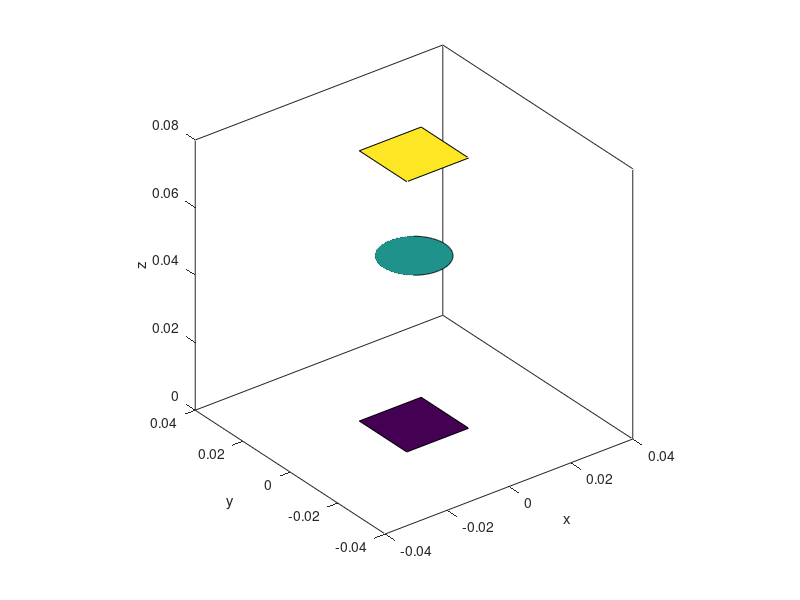

Write MATLAB code to recreate this figure.
close all
clear
clc
%% Set parameters
focus_length = 2e-2;
wave_length = 1e-14;
lens2source = 5e-2;
target2lens = 3e-2; 
lens_radius = 1e-2;

source_distribution = {zeros(512,512),2e-2/512};
% source_distribution = {(1:512)'*(1:512),2e-2/512};
target_position = [0,0];
%% Plot the lens
THETA = 0:0.01:2*pi;
X = lens_radius*cos(THETA);
Y = lens_radius*sin(THETA);
Z = 0*X + lens2source;
C = X*0 + 0.5;
fill3(X,Y,Z,C)
axis equal
xlabel('x')
ylabel('y')
zlabel('z')
% Plot the source plane
hold on
sp_sz = size(source_distribution{1});
res = source_distribution{2};
X = [sp_sz(2)/2*res, sp_sz(2)/2*res, -sp_sz(2)/2*res, -sp_sz(2)/2*res, sp_sz(2)/2*res];
Y = [sp_sz(1)/2*res, -sp_sz(1)/2*res, -sp_sz(1)/2*res, sp_sz(1)/2*res, sp_sz(1)/2*res];
Z = 0*X;
C = X*0 + 0.3;
fill3(X,Y,Z,C)
% Plot the target plane
hold on
sp_sz = size(source_distribution{1});
res = source_distribution{2};
X = [sp_sz(2)/2*res, sp_sz(2)/2*res, -sp_sz(2)/2*res, -sp_sz(2)/2*res, sp_sz(2)/2*res];
Y = [sp_sz(1)/2*res, -sp_sz(1)/2*res, -sp_sz(1)/2*res, sp_sz(1)/2*res, sp_sz(1)/2*res];
Z = 0*X + lens2source + target2lens;
C = X*0 + 0.7;
fill3(X,Y,Z,C)
%% Checkings
% check the shape of the inputs
sz_source_distribution = size(source_distribution{1});
assert(length(sz_source_distribution)==2,'The shape of source_distribution is not correct!')
sz_focus_length = size(focus_length);
assert(sz_focus_length(1)==1 && sz_focus_length(2)==1 && length(sz_focus_length)==2,'The shape of focus_length is not correct!')
sz_wave_length = size(wave_length);
assert(sz_wave_length(1)==1 && sz_wave_length(2)==1 && length(sz_wave_length)==2,'The shape of wave_length is not correct!')
sz_lens2source = size(lens2source);
assert(sz_lens2source(1)==1 && sz_lens2source(2)==1 && length(sz_lens2source)==2,'The shape of lens2source is not correct!')
sz_target2lens = size(target2lens);
assert(sz_target2lens(1)==1 && sz_target2lens(2)==1 && length(sz_target2lens)==2,'The shape of target2lens is not correct!')
sz_lens_radius = size(lens_radius);
assert(sz_lens_radius(1)==1 && sz_lens_radius(2)==1 && length(sz_lens_radius)==2,'The shape of lens_radius is not correct!')
sz_target_position = size(target_position);
assert(sz_target_position(1)==1 && sz_target_position(2)==2 && length(sz_focus_length)==2,'The shape of target_position is not correct!')
% check to ensure the values are in range
% assert(mod(sz_source_distribution(1),2)==0,mod(sz_source_distribution(2),2)==0,'Each side of the source plain should not contain odd number of pixels!')
assert(focus_length>0,'focus_length should not be equal nor smaller than 0!')
assert(wave_length>0,'wave_length should not be equal nor smaller than 0!')
assert(lens2source>0,'lens2source should not be equal nor smaller than 0!')
assert(target2lens>0,'target2lens should not be equal nor smaller than 0!')
assert(lens_radius>0,'lens_radius should not be equal nor smaller than 0!')
assert(lens_radius>0,'target should not be at the same side with the source!')
%% simple notations
Us = source_distribution{1}; % all positions of the source plain
res = source_distribution{2}; % The resolution of the pixel
h = sz_source_distribution(1); % The hight of the source plain in pixels
w = sz_source_distribution(2); % The width of the source plain in pixels

f = focus_length;
l = wave_length;
a = lens2source;
b = target2lens;
r = lens_radius;
xt = target_position(1);
yt = target_position(2);
zt = lens2source + target2lens;

%% short note
k = 2*pi/l;
alpha = -pi/2*(1/a+1/b-1/f);
assert(abs(alpha)>1e-6,'target plain should not be near the image plain!') 

%% preparations
% (m,m) -> (pixels,pixels) -> electral field intensity at that position
f_us = @(ys,xs)Us(max(1,min(h,round(h/2+ys/res)))+(max(1,min(h,round(w/2+xs/res)))-1)*h);
% Calculate the phase angle if the electical field: E = u(x,y)*exp(1i*theta)
f_theta = @(ys,xs)-k/2*((xs.^2+ys.^2)/a+(xt^2+yt^2)/b+k/2/alpha*(xs/a+xt/b).^2+k/2/alpha*(ys/a+yt/b).^2);
% Calculate the integration kernal: E = u(x,y)*exp(1i*theta)
f_kernal = @(ys,xs)f_us(ys,xs).*exp(1i*f_theta(ys,xs));
% A constant scaling factor for the integration
const = pi*exp(-1i*3/2*pi)/l^2/a/b*exp(-1i*k*zt)*exp(-1i*k/2/f*r^2)/alpha;
% The limits for the integration field
ymin = -h/2*res;
ymax = h/2*res;
xmin = -w/2*res;
xmax = w/2*res;

%% integration
target_distribution = const*integral2(f_kernal,ymin,ymax,xmin,xmax);

%% Debug 1

ys = ymin+(ymax-ymin)/2:res:ymax;
xs = xmin:res:xmax;
[pXs,pYs] = meshgrid(xs,ys);
test1 = f_us(pYs,pXs);
%% Debug 2
ys = ymin+(ymax-ymin)/2:res:ymax;
xs = xmin:res:xmax;
[pXs,pYs] = meshgrid(xs,ys);
test2 = f_theta(pYs,pXs);
%% Debug 3
ys = ymin+(ymax-ymin)/2:res:ymax;
xs = xmin:res:xmax;
[pXs,pYs] = meshgrid(xs,ys);
test3 = f_kernal(pYs,pXs);
